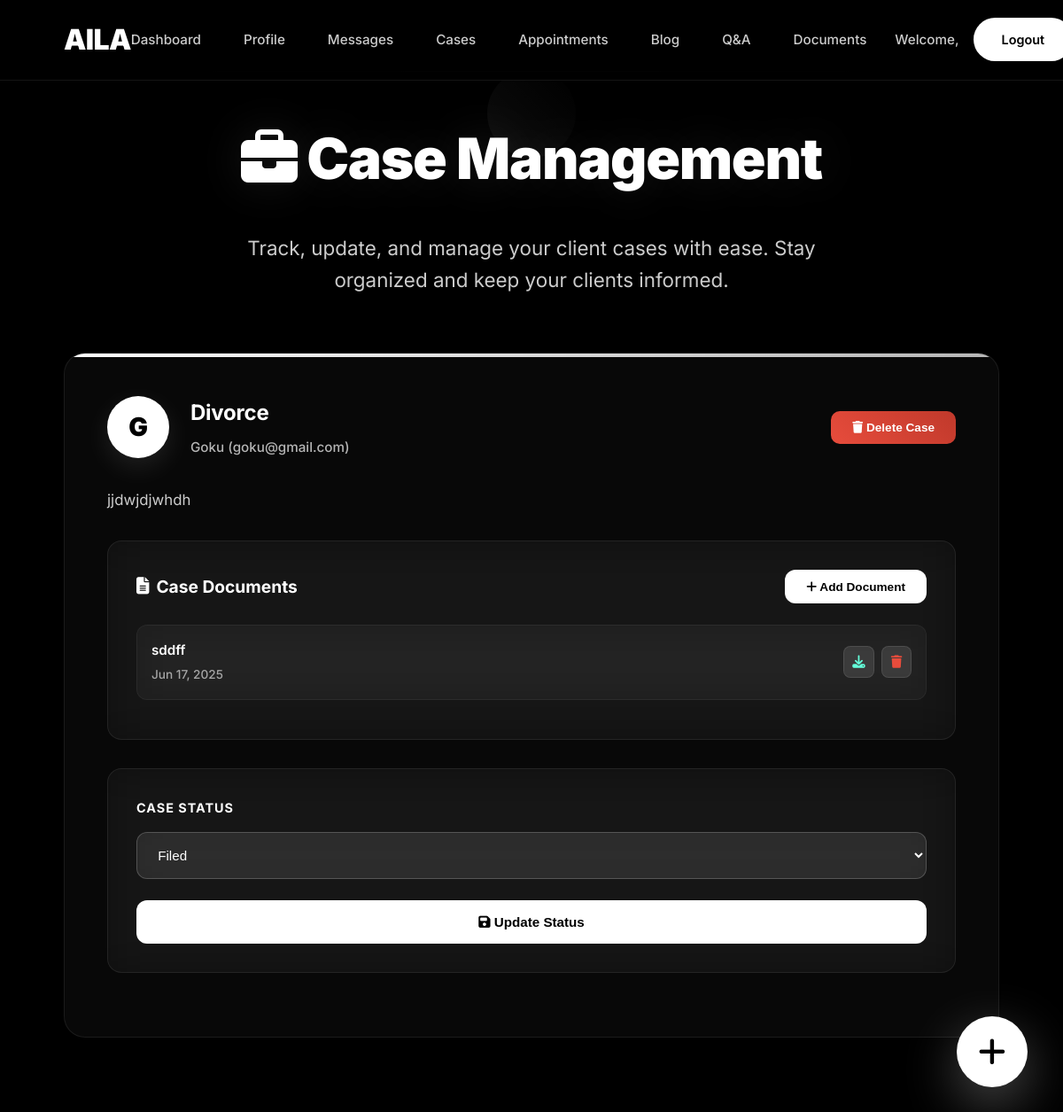
The page /lawyer/cases/ on the database its author committed.
### app/models.py (models this page shows, shortened)
class Case(models.Model):
    user = models.ForeignKey(settings.AUTH_USER_MODEL, on_delete=models.CASCADE)
    lawyer = models.ForeignKey(
        settings.AUTH_USER_MODEL,
        on_delete=models.SET_NULL,
        null=True,
        blank=True,
        related_name='cases_as_lawyer'
    )
    case_name = models.CharField(max_length=255)
    client_name = models.CharField(max_length=255, blank=True, null=True)
    description = models.TextField()
    status = models.CharField(max_length=50, choices=[
        ("Reviewing", "Reviewing"),
        ("Filed", "Filed"),
        ("In Court", "In Court"),
        ("Closed", "Closed"),
    ])
    created_at = models.DateTimeField(auto_now_add=True)

class CustomUser(AbstractBaseUser, PermissionsMixin):
    ROLE_CHOICES = (
        ('user', 'User'),
        ('lawyer', 'Lawyer'),
        ('admin', 'Admin'),
    )
    email = models.EmailField(unique=True)
    full_name = models.CharField(max_length=255)
    role = models.CharField(max_length=10, choices=ROLE_CHOICES, default='user')
    is_active = models.BooleanField(default=True)
    is_staff = models.BooleanField(default=False)
    otp = models.CharField(max_length=6, blank=True, null=True)
    objects = CustomUserManager()
    USERNAME_FIELD = 'email'
    REQUIRED_FIELDS = ['full_name']

class CaseDocument(models.Model):
    case = models.ForeignKey(Case, on_delete=models.CASCADE, related_name='documents')
    document = models.FileField(upload_to='case_documents/')
    document_name = models.CharField(max_length=255)
    uploaded_at = models.DateTimeField(auto_now_add=True)
    uploaded_by = models.ForeignKey(settings.AUTH_USER_MODEL, on_delete=models.CASCADE)

### app/views.py (the view)
# urls.py: path('lawyer/cases/', views.lawyer_case, name='lawyer_case'),
def lawyer_case(request):
    cases = Case.objects.all()
    return render(request, 'lawyer_case.html', {'cases': cases})

### app/templates/lawyer_case.html (shortened to what this page needs)
{% load static %}
<!DOCTYPE html>
<html lang="en">
<head>
  <link rel="stylesheet" href="https://cdnjs.cloudflare.com/ajax/libs/font-awesome/6.5.0/css/all.min.css">
</head>
<body>
  <header>
    <nav>
      <div class="logo">AILA</div>
      <ul class="nav-links">
        <li><a href="{% url 'lawyer_dashboard' %}">Dashboard</a></li>
        <li><a href="{% url 'edit_profile' %}">Profile</a></li>
        <li><a href="{% url 'messaged_users' %}">Messages</a></li>
        <li><a href="{% url 'lawyer_case' %}">Cases</a></li>
        <li><a href="{% url 'set_appointment' %}">Appointments</a></li>
        <li><a href="{% url 'lawyer_blog' %}">Blog</a></li>
        <li><a href="{% url 'lawyer_qa' %}">Q&A</a></li>
        <li><a href="{% url 'document' %}">Documents</a></li>
      </ul>
      <div class="header-right">
        <span class="welcome-text">Welcome, {{ request.user.full_name }}</span>
        <a href="{% url 'logout' %}" class="logout-btn">Logout</a>
      </div>
    </nav>
  </header>
  <div class="main-container">
    <div class="page-header">
      <h1><i class="fas fa-briefcase"></i> Case Management</h1>
      <p>Track, update, and manage your client cases with ease. Stay organized and keep your clients informed.</p>
    </div>
    <div class="case-grid">
      {% for case in cases %}
      <div class="case-card">
        <div class="case-header">
          <div class="case-info-section">
            <div class="case-icon">
              {% if case.client_name %}
                {{ case.client_name|first|upper }}
              {% elif case.user.full_name %}
                {{ case.user.full_name|first|upper }}
              {% else %}
                {{ case.user.email|first|upper }}
              {% endif %}
            </div>
            <div class="case-info">
              <h3>{{ case.case_name }}</h3>
              <div class="user-email">
                {% if case.client_name %}
                  {{ case.client_name }} ({{ case.user.email }})
                {% else %}
                  {{ case.user.email }}
                {% endif %}
              </div>
            </div>
          </div>
          <form method="POST" action="{% url 'delete_case' case.id %}" style="display: inline;">
    <button type="submit" class="delete-case-btn">
        <i class="fas fa-trash"></i> Delete Case
    </button>
</form>
        </div>
        <div class="case-details">
          <p>{{ case.description|truncatewords:20 }}</p>
        </div>
        <div class="documents-section">
          <div class="documents-header">
            <h4><i class="fas fa-file-alt"></i> Case Documents</h4>
            <button class="add-doc-btn" onclick="toggleUploadForm({{ case.id }})">
              <i class="fas fa-plus"></i> Add Document
            </button>
          </div>
          <div class="documents-list">
            {% for doc in case.documents.all %}
            <div class="document-item">
              <div class="document-info">
                <div class="document-name">{{ doc.document_name }}</div>
                <div class="document-date">{{ doc.uploaded_at|date:"M d, Y" }}</div>
              </div>
              <div class="document-actions">
                <a href="{{ doc.document.url }}" target="_blank" class="doc-action-btn doc-download" title="Download">
                  <i class="fas fa-download"></i>
                </a>
                <button class="doc-action-btn doc-delete" onclick="deleteDocument({{ doc.id }})" title="Delete">
                  <i class="fas fa-trash"></i>
                </button>
              </div>
            </div>
            {% empty %}
            <p style="color: rgba(255, 255, 255, 0.6); font-size: 0.9rem;">No documents uploaded yet.</p>
            {% endfor %}
          </div>
        </div>
        <div class="status-section">
          <form method="POST" action="{% url 'update_case_status' case.id %}">
            <label for="status-{{ case.id }}">Case Status</label>
            <select name="status" id="status-{{ case.id }}" class="status-select">
              <option value="Filed" {% if case.status == 'Filed' %}selected{% endif %}>Filed</option>
            </select>
            <button type="submit" class="update-btn">
              <i class="fas fa-save"></i> Update Status
            </button>
          </form>
        </div>
      </div>
      {% empty %}
      <div class="empty-state">
        <i class="fas fa-briefcase"></i>
        <h3>No Cases Found</h3>
        <p>Start by adding a new case to track and manage your client matters.</p>
      </div>
      {% endfor %}
    </div>
  </div>
  <button class="add-case-btn" id="addCaseBtn">
    <i class="fas fa-plus"></i>
  </button>
</body>
</html>

### rows shown on the page
Case: client_name|first "G", case_name "Divorce", client_name "Goku", user.email "goku@gmail.com", description "jjdwjdjwhdh", status "Filed"
CaseDocument: document_name "sddff", uploaded_at "Jun 17, 2025"
